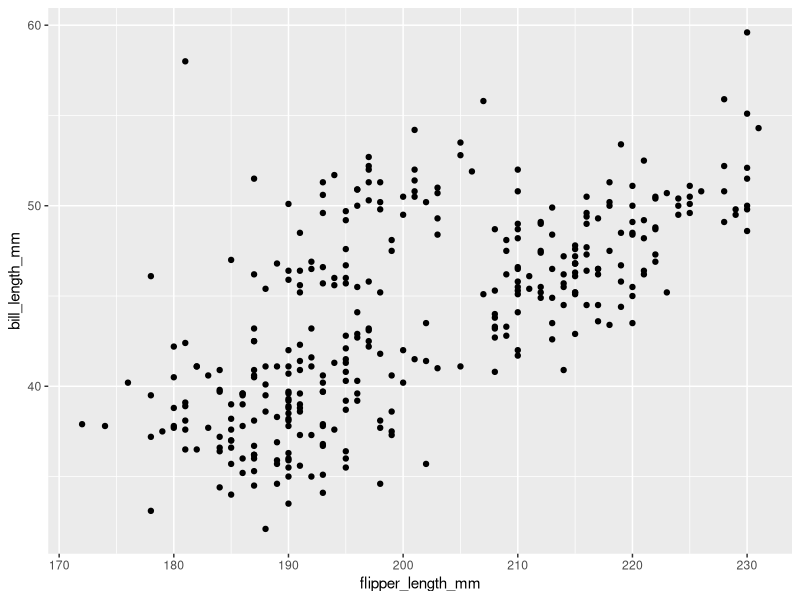
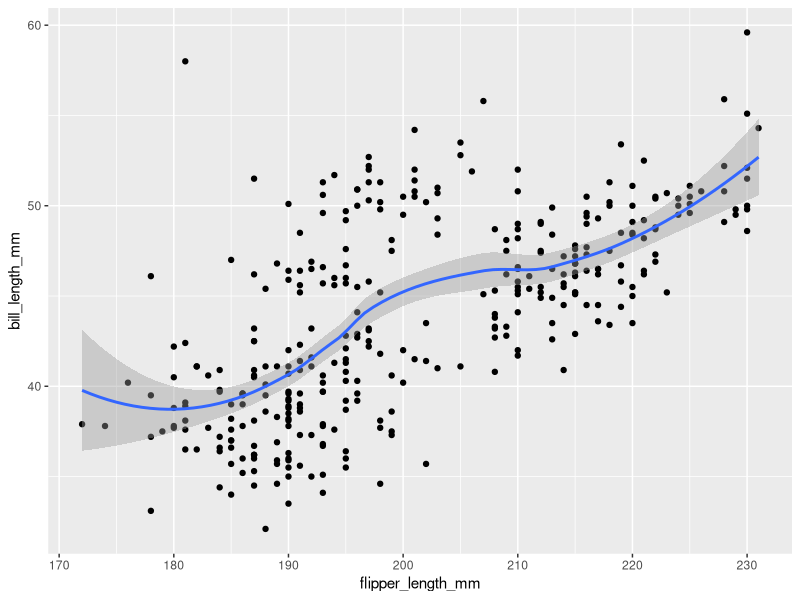
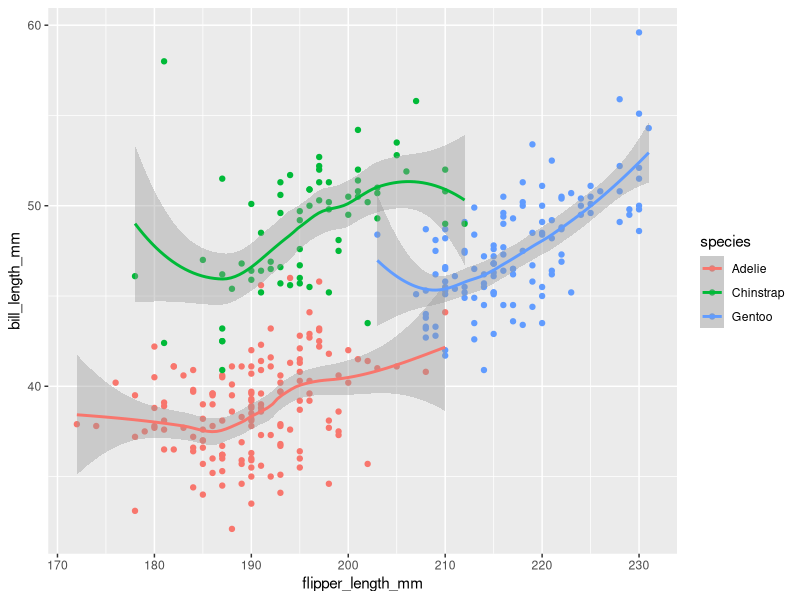

The R source for these figures, in order:
# This is a comment 
# Use command + enter to execute

data()

library(tidyverse)
library(modeldata)

glimpse(penguins) #overview
? penguins #help file

# Q: How are penguin flipper and bill lengths related?
# A: We make a scatter plot

# To make a scatter plot we need to specify:
# 1) the data set 
# 2) the variables & their locations(where the labels will go)
#     (x-axis,y-axis,size,color,shape,etc.)
# 3) the sort of plot (the geometry to use)

ggplot(
  data = penguins,
  mapping = aes(x = flipper_length_mm,
                y = bill_length_mm)
  ) + 
  geom_point()

# add a smoother
ggplot(
  penguins,
  aes(x = flipper_length_mm,
                y = bill_length_mm)
  ) + 
  geom_point() + 
  geom_smooth()

# add a color
ggplot(
  penguins,
  aes(x = flipper_length_mm,
      y = bill_length_mm,
      color = species)
  ) + 
  geom_point() +
  geom_smooth()
  
